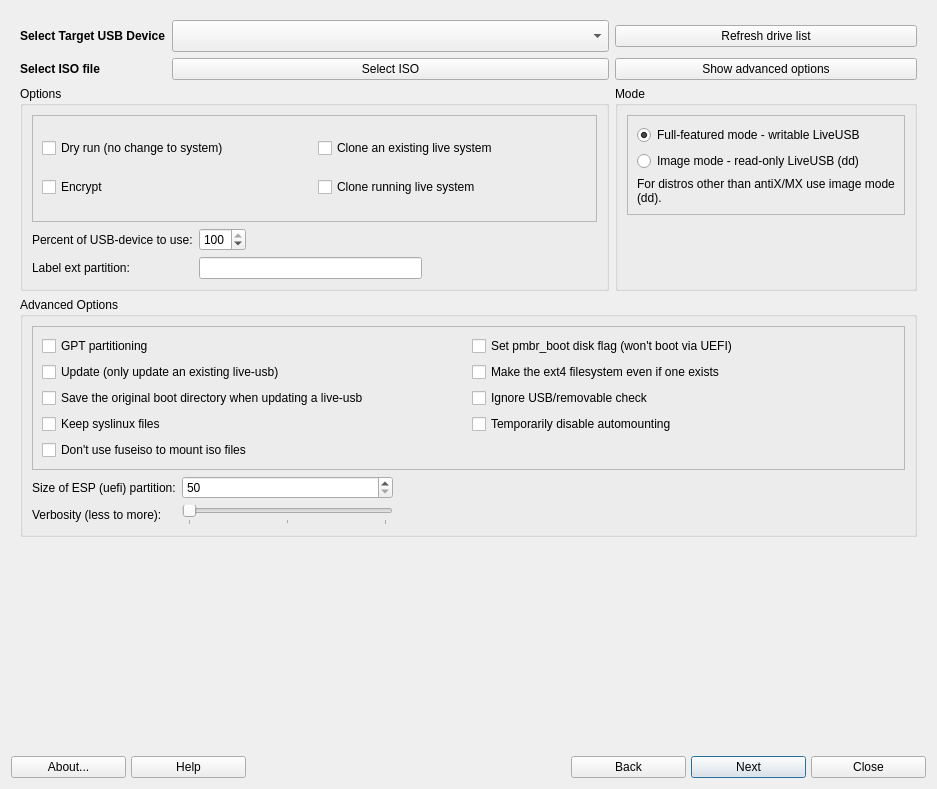
<?xml version="1.0" encoding="UTF-8"?>
<ui version="4.0">
 <class>MainWindow</class>
 <widget class="QDialog" name="MainWindow">
  <property name="geometry">
   <rect>
    <x>0</x>
    <y>0</y>
    <width>937</width>
    <height>789</height>
   </rect>
  </property>
  <property name="windowTitle">
   <string>Program_Name</string>
  </property>
  <layout class="QGridLayout" name="gridLayout_2">
   <item row="1" column="0">
    <layout class="QGridLayout" name="buttonBar" columnstretch="0,0,0,0,0,0,0,0,0,0,0">
     <property name="sizeConstraint">
      <enum>QLayout::SetDefaultConstraint</enum>
     </property>
     <property name="leftMargin">
      <number>0</number>
     </property>
     <property name="topMargin">
      <number>0</number>
     </property>
     <property name="rightMargin">
      <number>0</number>
     </property>
     <property name="bottomMargin">
      <number>0</number>
     </property>
     <property name="spacing">
      <number>5</number>
     </property>
     <item row="1" column="10">
      <widget class="QPushButton" name="buttonCancel">
       <property name="sizePolicy">
        <sizepolicy hsizetype="Minimum" vsizetype="Preferred">
         <horstretch>0</horstretch>
         <verstretch>0</verstretch>
        </sizepolicy>
       </property>
       <property name="toolTip">
        <string>Quit application</string>
       </property>
       <property name="text">
        <string>Close</string>
       </property>
       <property name="icon">
        <iconset theme="window-close">
         <normaloff>.</normaloff>.</iconset>
       </property>
       <property name="shortcut">
        <string>Alt+N</string>
       </property>
       <property name="autoDefault">
        <bool>false</bool>
       </property>
      </widget>
     </item>
     <item row="1" column="5">
      <spacer name="horizontalSpacer2">
       <property name="orientation">
        <enum>Qt::Horizontal</enum>
       </property>
       <property name="sizeType">
        <enum>QSizePolicy::Minimum</enum>
       </property>
       <property name="sizeHint" stdset="0">
        <size>
         <width>100</width>
         <height>20</height>
        </size>
       </property>
      </spacer>
     </item>
     <item row="1" column="1">
      <widget class="QPushButton" name="buttonHelp">
       <property name="sizePolicy">
        <sizepolicy hsizetype="Minimum" vsizetype="Preferred">
         <horstretch>0</horstretch>
         <verstretch>0</verstretch>
        </sizepolicy>
       </property>
       <property name="toolTip">
        <string>Display help </string>
       </property>
       <property name="text">
        <string>Help</string>
       </property>
       <property name="icon">
        <iconset theme="help-contents">
         <normaloff>.</normaloff>.</iconset>
       </property>
       <property name="shortcut">
        <string>Alt+H</string>
       </property>
       <property name="autoDefault">
        <bool>false</bool>
       </property>
      </widget>
     </item>
     <item row="1" column="7">
      <widget class="QPushButton" name="buttonBack">
       <property name="sizePolicy">
        <sizepolicy hsizetype="Minimum" vsizetype="Preferred">
         <horstretch>0</horstretch>
         <verstretch>0</verstretch>
        </sizepolicy>
       </property>
       <property name="text">
        <string>Back</string>
       </property>
       <property name="icon">
        <iconset theme="go-previous">
         <normaloff>.</normaloff>.</iconset>
       </property>
       <property name="autoDefault">
        <bool>false</bool>
       </property>
      </widget>
     </item>
     <item row="1" column="2">
      <spacer name="horizontalSpacer1">
       <property name="orientation">
        <enum>Qt::Horizontal</enum>
       </property>
       <property name="sizeType">
        <enum>QSizePolicy::Minimum</enum>
       </property>
       <property name="sizeHint" stdset="0">
        <size>
         <width>183</width>
         <height>20</height>
        </size>
       </property>
      </spacer>
     </item>
     <item row="1" column="3">
      <widget class="QLabel" name="labelLogo">
       <property name="maximumSize">
        <size>
         <width>32</width>
         <height>32</height>
        </size>
       </property>
       <property name="midLineWidth">
        <number>0</number>
       </property>
       <property name="text">
        <string/>
       </property>
       <property name="pixmap">
        <pixmap resource="images.qrc">:/icons/images/logo.png</pixmap>
       </property>
       <property name="scaledContents">
        <bool>true</bool>
       </property>
      </widget>
     </item>
     <item row="1" column="8">
      <widget class="QPushButton" name="buttonNext">
       <property name="sizePolicy">
        <sizepolicy hsizetype="Minimum" vsizetype="Preferred">
         <horstretch>0</horstretch>
         <verstretch>0</verstretch>
        </sizepolicy>
       </property>
       <property name="text">
        <string>Next</string>
       </property>
       <property name="icon">
        <iconset theme="go-next">
         <normaloff>.</normaloff>.</iconset>
       </property>
       <property name="shortcut">
        <string/>
       </property>
       <property name="autoDefault">
        <bool>true</bool>
       </property>
       <property name="default">
        <bool>true</bool>
       </property>
      </widget>
     </item>
     <item row="1" column="0">
      <widget class="QPushButton" name="buttonAbout">
       <property name="sizePolicy">
        <sizepolicy hsizetype="Minimum" vsizetype="Preferred">
         <horstretch>0</horstretch>
         <verstretch>0</verstretch>
        </sizepolicy>
       </property>
       <property name="toolTip">
        <string>About this application</string>
       </property>
       <property name="text">
        <string>About...</string>
       </property>
       <property name="icon">
        <iconset theme="help-about">
         <normaloff>.</normaloff>.</iconset>
       </property>
       <property name="shortcut">
        <string>Alt+B</string>
       </property>
       <property name="autoDefault">
        <bool>false</bool>
       </property>
      </widget>
     </item>
    </layout>
   </item>
   <item row="0" column="0">
    <widget class="QStackedWidget" name="stackedWidget">
     <property name="minimumSize">
      <size>
       <width>0</width>
       <height>0</height>
      </size>
     </property>
     <property name="currentIndex">
      <number>0</number>
     </property>
     <widget class="QWidget" name="selectionPage">
      <layout class="QGridLayout" name="gridLayout">
       <item row="1" column="1">
        <widget class="QPushButton" name="buttonSelectSource">
         <property name="sizePolicy">
          <sizepolicy hsizetype="Ignored" vsizetype="Fixed">
           <horstretch>0</horstretch>
           <verstretch>0</verstretch>
          </sizepolicy>
         </property>
         <property name="text">
          <string>Select ISO</string>
         </property>
         <property name="icon">
          <iconset theme="user-home">
           <normaloff>.</normaloff>.</iconset>
         </property>
        </widget>
       </item>
       <item row="0" column="0">
        <widget class="QLabel" name="label_2">
         <property name="text">
          <string>&lt;html&gt;&lt;head/&gt;&lt;body&gt;&lt;p&gt;&lt;span style=&quot; font-weight:600;&quot;&gt;Select Target USB Device&lt;/span&gt;&lt;/p&gt;&lt;/body&gt;&lt;/html&gt;</string>
         </property>
         <property name="textFormat">
          <enum>Qt::RichText</enum>
         </property>
        </widget>
       </item>
       <item row="1" column="0">
        <widget class="QLabel" name="label_3">
         <property name="text">
          <string>&lt;html&gt;&lt;head/&gt;&lt;body&gt;&lt;p&gt;&lt;span style=&quot; font-weight:600;&quot;&gt;Select ISO file&lt;/span&gt;&lt;/p&gt;&lt;/body&gt;&lt;/html&gt;</string>
         </property>
         <property name="textFormat">
          <enum>Qt::RichText</enum>
         </property>
        </widget>
       </item>
       <item row="9" column="0">
        <spacer name="verticalSpacer_2">
         <property name="orientation">
          <enum>Qt::Vertical</enum>
         </property>
         <property name="sizeHint" stdset="0">
          <size>
           <width>20</width>
           <height>40</height>
          </size>
         </property>
        </spacer>
       </item>
       <item row="8" column="0" colspan="3">
        <widget class="QGroupBox" name="groupAdvOptions">
         <property name="sizePolicy">
          <sizepolicy hsizetype="Preferred" vsizetype="Preferred">
           <horstretch>0</horstretch>
           <verstretch>0</verstretch>
          </sizepolicy>
         </property>
         <property name="title">
          <string>Advanced Options</string>
         </property>
         <property name="flat">
          <bool>false</bool>
         </property>
         <layout class="QGridLayout" name="gridLayout_5">
          <item row="13" column="0">
           <widget class="QLabel" name="labelVerbosity">
            <property name="text">
             <string>Verbosity (less to more):</string>
            </property>
           </widget>
          </item>
          <item row="13" column="1">
           <widget class="QSlider" name="sliderVerbosity">
            <property name="minimum">
             <number>0</number>
            </property>
            <property name="maximum">
             <number>2</number>
            </property>
            <property name="pageStep">
             <number>1</number>
            </property>
            <property name="value">
             <number>0</number>
            </property>
            <property name="orientation">
             <enum>Qt::Horizontal</enum>
            </property>
            <property name="invertedAppearance">
             <bool>false</bool>
            </property>
            <property name="invertedControls">
             <bool>false</bool>
            </property>
            <property name="tickPosition">
             <enum>QSlider::TicksBelow</enum>
            </property>
            <property name="tickInterval">
             <number>1</number>
            </property>
           </widget>
          </item>
          <item row="10" column="1">
           <widget class="QSpinBox" name="spinBoxEsp">
            <property name="minimum">
             <number>50</number>
            </property>
            <property name="maximum">
             <number>1000</number>
            </property>
            <property name="singleStep">
             <number>10</number>
            </property>
           </widget>
          </item>
          <item row="10" column="0">
           <widget class="QLabel" name="labelSizeEsp">
            <property name="text">
             <string>Size of ESP (uefi) partition:</string>
            </property>
           </widget>
          </item>
          <item row="10" column="2">
           <spacer name="horizontalSpacer_2">
            <property name="orientation">
             <enum>Qt::Horizontal</enum>
            </property>
            <property name="sizeType">
             <enum>QSizePolicy::MinimumExpanding</enum>
            </property>
            <property name="sizeHint" stdset="0">
             <size>
              <width>500</width>
              <height>20</height>
             </size>
            </property>
           </spacer>
          </item>
          <item row="2" column="0" colspan="4">
           <widget class="QFrame" name="frame">
            <property name="frameShape">
             <enum>QFrame::StyledPanel</enum>
            </property>
            <property name="frameShadow">
             <enum>QFrame::Plain</enum>
            </property>
            <layout class="QGridLayout" name="gridLayout_4">
             <item row="1" column="1">
              <widget class="QCheckBox" name="cb_force_makefs">
               <property name="text">
                <string>Make the ext4 filesystem even if one exists</string>
               </property>
              </widget>
             </item>
             <item row="2" column="0">
              <widget class="QCheckBox" name="cb_save_boot">
               <property name="text">
                <string>Save the original boot directory when updating a live-usb</string>
               </property>
              </widget>
             </item>
             <item row="0" column="0">
              <widget class="QCheckBox" name="cb_gpt">
               <property name="toolTip">
                <string>Use gpt partitioning instead of msdos</string>
               </property>
               <property name="text">
                <string>GPT partitioning</string>
               </property>
              </widget>
             </item>
             <item row="1" column="0">
              <widget class="QCheckBox" name="cb_update">
               <property name="text">
                <string>Update (only update an existing live-usb)</string>
               </property>
              </widget>
             </item>
             <item row="3" column="0">
              <widget class="QCheckBox" name="cb_keep">
               <property name="toolTip">
                <string>Don't replace syslinux files</string>
               </property>
               <property name="text">
                <string>Keep syslinux files</string>
               </property>
              </widget>
             </item>
             <item row="2" column="1">
              <widget class="QCheckBox" name="cb_force_usb">
               <property name="text">
                <string>Ignore USB/removable check</string>
               </property>
              </widget>
             </item>
             <item row="3" column="1">
              <widget class="QCheckBox" name="cb_force_automount">
               <property name="text">
                <string>Temporarily disable automounting</string>
               </property>
              </widget>
             </item>
             <item row="0" column="1">
              <widget class="QCheckBox" name="cb_set_pmbr_boot">
               <property name="toolTip">
                <string/>
               </property>
               <property name="text">
                <string>Set pmbr_boot disk flag (won't boot via UEFI)</string>
               </property>
              </widget>
             </item>
             <item row="4" column="0">
              <widget class="QCheckBox" name="cb_force_nofuse">
               <property name="text">
                <string>Don't use fuseiso to mount iso files</string>
               </property>
              </widget>
             </item>
            </layout>
           </widget>
          </item>
         </layout>
        </widget>
       </item>
       <item row="0" column="2">
        <widget class="QPushButton" name="buttonRefresh">
         <property name="text">
          <string>Refresh drive list</string>
         </property>
         <property name="icon">
          <iconset theme="view-refresh">
           <normaloff>.</normaloff>.</iconset>
         </property>
         <property name="autoDefault">
          <bool>false</bool>
         </property>
        </widget>
       </item>
       <item row="1" column="2">
        <widget class="QPushButton" name="buttonOptions">
         <property name="text">
          <string>Show advanced options</string>
         </property>
         <property name="icon">
          <iconset theme="go-down">
           <normaloff>.</normaloff>.</iconset>
         </property>
         <property name="autoDefault">
          <bool>false</bool>
         </property>
        </widget>
       </item>
       <item row="3" column="2">
        <widget class="QGroupBox" name="groupBox">
         <property name="sizePolicy">
          <sizepolicy hsizetype="Preferred" vsizetype="Preferred">
           <horstretch>0</horstretch>
           <verstretch>0</verstretch>
          </sizepolicy>
         </property>
         <property name="title">
          <string>Mode</string>
         </property>
         <layout class="QVBoxLayout" name="verticalLayout">
          <item>
           <widget class="QFrame" name="frame_3">
            <property name="frameShape">
             <enum>QFrame::StyledPanel</enum>
            </property>
            <property name="frameShadow">
             <enum>QFrame::Plain</enum>
            </property>
            <layout class="QVBoxLayout" name="verticalLayout_2">
             <item>
              <widget class="QRadioButton" name="rb_normal">
               <property name="text">
                <string>Full-featured mode - writable LiveUSB</string>
               </property>
               <property name="checked">
                <bool>true</bool>
               </property>
              </widget>
             </item>
             <item>
              <widget class="QRadioButton" name="rb_dd">
               <property name="toolTip">
                <string>Read-only, cannot be used with persistency</string>
               </property>
               <property name="text">
                <string>Image mode - read-only LiveUSB (dd)</string>
               </property>
              </widget>
             </item>
             <item>
              <widget class="QLabel" name="label_4">
               <property name="font">
                <font>
                 <weight>50</weight>
                 <bold>false</bold>
                 <kerning>true</kerning>
                </font>
               </property>
               <property name="text">
                <string>For distros other than antiX/MX use image mode (dd).</string>
               </property>
               <property name="alignment">
                <set>Qt::AlignLeading|Qt::AlignLeft|Qt::AlignVCenter</set>
               </property>
               <property name="wordWrap">
                <bool>true</bool>
               </property>
              </widget>
             </item>
            </layout>
           </widget>
          </item>
          <item>
           <spacer name="verticalSpacer">
            <property name="orientation">
             <enum>Qt::Vertical</enum>
            </property>
            <property name="sizeHint" stdset="0">
             <size>
              <width>20</width>
              <height>40</height>
             </size>
            </property>
           </spacer>
          </item>
         </layout>
        </widget>
       </item>
       <item row="0" column="1">
        <widget class="QComboBox" name="combo_Usb">
         <property name="sizePolicy">
          <sizepolicy hsizetype="Expanding" vsizetype="Fixed">
           <horstretch>0</horstretch>
           <verstretch>0</verstretch>
          </sizepolicy>
         </property>
         <property name="minimumSize">
          <size>
           <width>0</width>
           <height>32</height>
          </size>
         </property>
        </widget>
       </item>
       <item row="3" column="0" colspan="2">
        <widget class="QGroupBox" name="groupOptions">
         <property name="title">
          <string>Options</string>
         </property>
         <layout class="QGridLayout" name="gridLayout_6">
          <item row="1" column="3">
           <spacer name="horizontalSpacer_3">
            <property name="orientation">
             <enum>Qt::Horizontal</enum>
            </property>
            <property name="sizeType">
             <enum>QSizePolicy::MinimumExpanding</enum>
            </property>
            <property name="sizeHint" stdset="0">
             <size>
              <width>150</width>
              <height>20</height>
             </size>
            </property>
           </spacer>
          </item>
          <item row="1" column="1">
           <widget class="QSpinBox" name="spinBoxSize">
            <property name="maximum">
             <number>100</number>
            </property>
            <property name="singleStep">
             <number>5</number>
            </property>
            <property name="value">
             <number>100</number>
            </property>
           </widget>
          </item>
          <item row="1" column="0">
           <widget class="QLabel" name="label_percent">
            <property name="text">
             <string>Percent of USB-device to use:</string>
            </property>
           </widget>
          </item>
          <item row="2" column="0">
           <widget class="QLabel" name="label_part_label">
            <property name="text">
             <string>Label ext partition:</string>
            </property>
           </widget>
          </item>
          <item row="1" column="2">
           <spacer name="horizontalSpacer">
            <property name="orientation">
             <enum>Qt::Horizontal</enum>
            </property>
            <property name="sizeHint" stdset="0">
             <size>
              <width>20</width>
              <height>20</height>
             </size>
            </property>
           </spacer>
          </item>
          <item row="2" column="1" colspan="2">
           <widget class="QLineEdit" name="edit_label">
            <property name="inputMask">
             <string notr="true"/>
            </property>
            <property name="text">
             <string notr="true"/>
            </property>
            <property name="maxLength">
             <number>16</number>
            </property>
            <property name="cursorMoveStyle">
             <enum>Qt::LogicalMoveStyle</enum>
            </property>
            <property name="clearButtonEnabled">
             <bool>true</bool>
            </property>
           </widget>
          </item>
          <item row="0" column="0" colspan="4">
           <widget class="QFrame" name="frame_2">
            <property name="frameShape">
             <enum>QFrame::StyledPanel</enum>
            </property>
            <property name="frameShadow">
             <enum>QFrame::Plain</enum>
            </property>
            <layout class="QGridLayout" name="gridLayout_7">
             <item row="0" column="0">
              <widget class="QCheckBox" name="cb_pretend">
               <property name="toolTip">
                <string>Don't run commands that affect the usb device</string>
               </property>
               <property name="text">
                <string>Dry run (no change to system)</string>
               </property>
              </widget>
             </item>
             <item row="0" column="1">
              <widget class="QCheckBox" name="cb_clone_mode">
               <property name="toolTip">
                <string>clone from a mounted live-usb or iso-file.</string>
               </property>
               <property name="text">
                <string>Clone an existing live system</string>
               </property>
              </widget>
             </item>
             <item row="1" column="0">
              <widget class="QCheckBox" name="cb_encrypt">
               <property name="toolTip">
                <string>Set up to boot from an encrypted partition, will prompt for pass phrase on first boot</string>
               </property>
               <property name="text">
                <string>Encrypt</string>
               </property>
              </widget>
             </item>
             <item row="1" column="1">
              <widget class="QCheckBox" name="cb_clone_live">
               <property name="text">
                <string>Clone running live system</string>
               </property>
              </widget>
             </item>
            </layout>
           </widget>
          </item>
         </layout>
        </widget>
       </item>
      </layout>
     </widget>
     <widget class="QWidget" name="outputPage">
      <layout class="QGridLayout" name="gridLayout_3">
       <item row="2" column="0" colspan="2">
        <widget class="QProgressBar" name="progressBar">
         <property name="value">
          <number>0</number>
         </property>
         <property name="textVisible">
          <bool>true</bool>
         </property>
        </widget>
       </item>
       <item row="0" column="0" colspan="2">
        <widget class="QPlainTextEdit" name="outputBox"/>
       </item>
      </layout>
     </widget>
    </widget>
   </item>
  </layout>
 </widget>
 <tabstops>
  <tabstop>combo_Usb</tabstop>
  <tabstop>buttonSelectSource</tabstop>
  <tabstop>cb_pretend</tabstop>
  <tabstop>cb_encrypt</tabstop>
  <tabstop>cb_clone_mode</tabstop>
  <tabstop>cb_clone_live</tabstop>
  <tabstop>spinBoxSize</tabstop>
  <tabstop>edit_label</tabstop>
  <tabstop>cb_gpt</tabstop>
  <tabstop>cb_update</tabstop>
  <tabstop>cb_save_boot</tabstop>
  <tabstop>cb_keep</tabstop>
  <tabstop>cb_set_pmbr_boot</tabstop>
  <tabstop>cb_force_makefs</tabstop>
  <tabstop>cb_force_usb</tabstop>
  <tabstop>cb_force_automount</tabstop>
  <tabstop>spinBoxEsp</tabstop>
  <tabstop>sliderVerbosity</tabstop>
  <tabstop>buttonAbout</tabstop>
  <tabstop>buttonHelp</tabstop>
  <tabstop>buttonBack</tabstop>
  <tabstop>buttonNext</tabstop>
  <tabstop>buttonCancel</tabstop>
  <tabstop>outputBox</tabstop>
 </tabstops>
 <resources>
  <include location="images.qrc"/>
 </resources>
 <connections>
  <connection>
   <sender>buttonCancel</sender>
   <signal>pressed()</signal>
   <receiver>MainWindow</receiver>
   <slot>close()</slot>
   <hints>
    <hint type="sourcelabel">
     <x>723</x>
     <y>519</y>
    </hint>
    <hint type="destinationlabel">
     <x>388</x>
     <y>272</y>
    </hint>
   </hints>
  </connection>
 </connections>
</ui>
